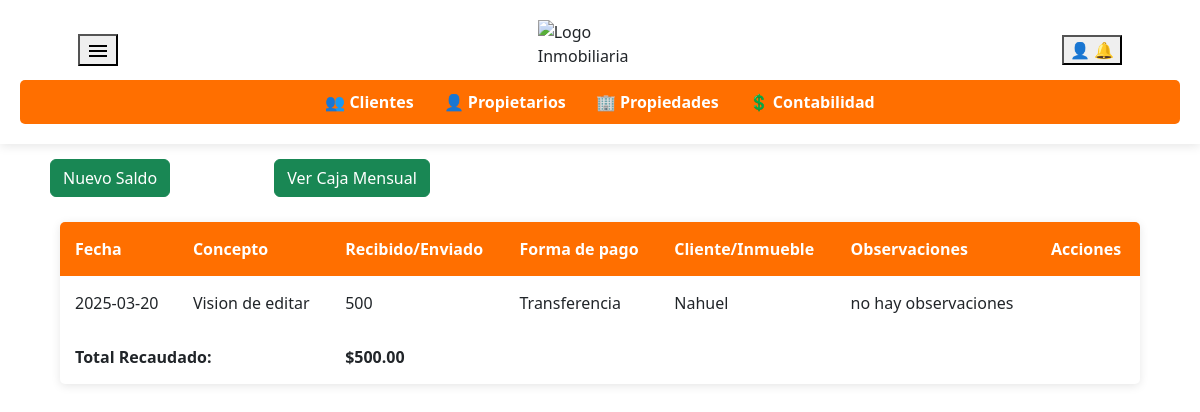
Screenshot of /contabilidad.php with the database file from the repository.
### tables this page shows
CREATE TABLE `caja` (
  `CajaID` int(11) NOT NULL,
  `Fecha` date NOT NULL,
  `Concepto` varchar(100) NOT NULL,
  `RecibidoEnviado` decimal(10,0) DEFAULT NULL,
  `FormaPago` varchar(50) NOT NULL,
  `ClienteInmueble` varchar(100) NOT NULL,
  `Observaciones` text DEFAULT NULL,
  `ClienteID` int(11) DEFAULT NULL,
  `PropiedadID` int(11) DEFAULT NULL
);

### contabilidad.php (the view, shortened to what this page needs)
<!DOCTYPE html>
<html lang="es">
<head>
    <link rel="stylesheet" href="https://cdnjs.cloudflare.com/ajax/libs/font-awesome/6.0.0/css/all.min.css">
    <link rel="stylesheet" href="styles.css">
    <link href="https://cdn.jsdelivr.net/npm/bootstrap@5.3.3/dist/css/bootstrap.min.css" rel="stylesheet">
    <link rel="stylesheet" href="//cdn.datatables.net/2.2.2/css/dataTables.dataTables.min.css">
    <link rel="stylesheet" href="https://code.jquery.com/ui/1.12.1/themes/base/jquery-ui.css">
</head>
<body>
    <header>
        <div class="header-content">
            <div class="dropdown">
                <button type="button" data-bs-toggle="dropdown" aria-expanded="false">
                    <svg xmlns="http://www.w3.org/2000/svg" height="24px" viewBox="0 -960 960 960" width="24px" fill="#000000">
                        <path d="M120-240v-80h720v80H120Zm0-200v-80h720v80H120Zm0-200v-80h720v80H120Z"/>
                    </svg>
            </button>
            </div>
            <img src="logo2.png" alt="Logo Inmobiliaria" class="logo">
            <div>
                <div class="dropdown">
                    <button type="button" data-bs-toggle="dropdown" aria-expanded="false">
                        👤
                        🔔
                    </button>
            </div>
        </div>
    </div>
        <nav>
            <ul>
                <li><a href="clientes.php">👥 Clientes</a></li>
                <li><a href="propietarios.php">👤 Propietarios</a></li>
                <li><a href="propiedades.php">🏢 Propiedades</a></li>
                <li><a href="contabilidad.php">💲 Contabilidad</a></li>
            </ul>
        </nav>
    </header>
    <main>
        <div class="main">
            <button type="button" class="btn btn-success alta-cliente" data-bs-toggle="modal" data-bs-target="#exampleModal">
                Nuevo Saldo
            </button>
            <button type="button" class="btn btn-success  alta-cliente" onclick="mostrarCajaMensual()">
                Ver Caja Mensual
            </button>
            <br><br>
        </div>
        <?php
include 'conexion.php';
$stmt = $conn->prepare("SELECT * FROM caja WHERE DATE(Fecha) = CURDATE()");
$stmt->execute();
$result = $stmt->get_result();
$stmtTotal = $conn->prepare("SELECT SUM(RecibidoEnviado) AS total_recaudado FROM caja WHERE DATE(Fecha) = CURDATE()");
$stmtTotal->execute();
$totalResult = $stmtTotal->get_result();
$totalRow = $totalResult->fetch_assoc();
$totalRecaudado = $totalRow['total_recaudado'] ?? 0;
if (mysqli_num_rows($result) > 0) {
    echo '<table id="clientesTable">
            <thead>
                <tr>
                    <th>Fecha</th>
                    <th>Concepto</th>
                    <th>Recibido/Enviado</th>
                    <th>Forma de pago</th>
                    <th>Cliente/Inmueble</th>
                    <th>Observaciones</th>
                    <th>Acciones</th>
                </tr>
            </thead>
            <tbody>';
    while ($fila = mysqli_fetch_assoc($result)) {
        echo '<tr>
                <td>' . $fila['Fecha'] . '</td>
                <td>' . $fila['Concepto'] . '</td>
                <td>' . $fila['RecibidoEnviado'] . '</td>
                <td>' . $fila['FormaPago'] . '</td>
                <td>' . $fila['ClienteInmueble'] . '</td>
                <td>' . $fila['Observaciones'] . '</td>
                <td>
                </td>
              </tr>';
    }
    echo '</tbody>
    <tfoot>
              <tr>
                  <td colspan="2"><strong>Total Recaudado:</strong></td>
                  <td><strong>' . '$' . number_format($totalRecaudado, 2) . '</strong></td>
                  <td colspan="4"></td>
              </tr>
          </tfoot>
        </table>';
}
?>
    </main>
</body>
</html>

### styles.css (style rules this page uses)
body { font-family: Arial, sans-serif; margin: 0; padding: 0; }
header { background-color: #ffffff; display: flex; flex-direction: column; align-items: center; padding: 20px; box-shadow: 0 2px 10px rgba(0, 0, 0, 0.1); }
.header-content { display: flex; align-items: center; justify-content: space-between; width: 90%; max-width: 1200px; }
.logo { height: 10%; width: 10%; margin-top: 0%; margin-bottom: 12px; align-items: center; }
nav { width: 100%; background-color: #ff6f00; padding: 10px 0; border-radius: 5px; }
nav ul { list-style: none; display: flex; justify-content: center; padding: 0; margin: 0; }
nav ul li { margin: 0 15px; }
nav ul li a { text-decoration: none; color: white; font-weight: bold; }
svg { cursor: pointer; }
button { cursor: pointer; }
.main { display: block; }
.alta-cliente { background-color: #00c50a; color: white; border: none; padding: 10px 15px; margin: 50px; margin-top: 15px; margin-bottom: 1px; cursor: pointer; border-radius: 5px; }
table { width: 90%; max-width: 1200px; margin: auto; background: white; border-collapse: collapse; box-shadow: 0 2px 10px rgba(0, 0, 0, 0.1); border-radius: 5px; overflow: hidden; margin-bottom: 2%; }
thead { background-color: #ff6f00; color: white; }
th, td { padding: 15px; text-align: left; border-bottom: 1px solid #ddd; }
th { font-weight: bold; }

### rows the page displays
caja: Fecha "2025-03-20", Concepto "Vision de editar", RecibidoEnviado "500", FormaPago "Transferencia", ClienteInmueble "Nahuel", Observaciones "no hay observaciones"

### other values shown
$totalRecaudado "500.00"
